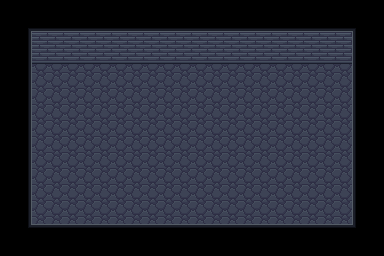

Tiled map render using the project's own tile images. Description and the whole map definition, tile-layer contents included, below:
An orthogonal 24x16 tile map with 16x16 px tiles, 3 tile layers (Background, Ground, Obstacle) and 4 objects (2x monster, player, playerbounds).

<map version="1.10" tiledversion="1.10.1" orientation="orthogonal" renderorder="right-down" width="24" height="16" tilewidth="16" tileheight="16" infinite="0" nextlayerid="6" nextobjectid="6">
 <tileset firstgid="1" name="tutorial_tileset" tilewidth="16" tileheight="16" tilecount="12" columns="4">
  <image source="tutorial_tileset.png" width="64" height="48" />
 </tileset>
 <layer id="5" name="Background" width="24" height="16">
  <data encoding="csv">
0,0,0,0,0,0,0,0,0,0,0,0,0,0,0,0,0,0,0,0,0,0,0,0,
0,0,0,0,0,0,0,0,0,0,0,0,0,0,0,0,0,0,0,0,0,0,0,0,
0,0,0,0,0,0,0,0,0,0,0,0,0,0,0,0,0,0,0,0,0,0,0,0,
0,0,0,0,0,0,0,0,0,0,0,0,0,0,0,0,0,0,0,0,0,0,0,0,
0,0,11,11,11,11,11,11,11,11,11,11,11,11,11,11,11,11,11,11,11,11,0,0,
0,0,11,11,11,11,11,11,11,11,11,11,11,11,11,11,11,11,11,11,11,11,0,0,
0,0,11,11,11,11,11,11,11,11,11,11,11,11,11,11,11,11,11,11,11,11,0,0,
0,0,11,11,11,11,11,11,11,11,11,11,11,11,11,11,11,11,11,11,11,11,0,0,
0,0,11,11,11,11,11,11,11,11,11,11,11,11,11,11,11,11,11,11,11,11,0,0,
0,0,11,11,11,11,11,11,11,11,11,11,11,11,11,11,11,11,11,11,11,11,0,0,
0,0,11,11,11,11,11,11,11,11,11,11,11,11,11,11,11,11,11,11,11,11,0,0,
0,0,11,11,11,11,11,11,11,11,11,11,11,11,11,11,11,11,11,11,11,11,0,0,
0,0,11,11,11,11,11,11,11,11,11,11,11,11,11,11,11,11,11,11,11,11,0,0,
0,0,11,11,11,11,11,11,11,11,11,11,11,11,11,11,11,11,11,11,11,11,0,0,
0,0,0,0,0,0,0,0,0,0,0,0,0,0,0,0,0,0,0,0,0,0,0,0,
0,0,0,0,0,0,0,0,0,0,0,0,0,0,0,0,0,0,0,0,0,0,0,0
</data>
 </layer>
 <layer id="4" name="Ground" width="24" height="16">
  <data encoding="csv">
0,0,0,0,0,0,0,0,0,0,0,0,0,0,0,0,0,0,0,0,0,0,0,0,
0,0,0,0,0,0,0,0,0,0,0,0,0,0,0,0,0,0,0,0,0,0,0,0,
0,0,0,0,0,0,0,0,0,0,0,0,0,0,0,0,0,0,0,0,0,0,0,0,
0,0,0,0,0,0,0,0,0,0,0,0,0,0,0,0,0,0,0,0,0,0,0,0,
0,0,0,0,0,0,0,0,0,0,0,0,0,0,0,0,0,0,0,0,0,0,0,0,
0,0,0,0,0,0,0,0,0,0,0,0,0,0,0,0,0,0,0,0,0,0,0,0,
0,0,0,0,0,0,0,0,0,0,0,0,0,0,0,0,0,0,0,0,0,0,0,0,
0,0,0,0,0,0,0,0,0,0,0,0,0,0,0,0,0,0,0,0,0,0,0,0,
0,0,0,0,0,0,0,0,0,0,0,0,0,0,0,0,0,0,0,0,0,0,0,0,
0,0,0,0,0,0,0,0,0,0,0,0,0,0,0,0,0,0,0,0,0,0,0,0,
0,0,0,0,0,0,0,0,0,0,0,0,0,0,0,0,0,0,0,0,0,0,0,0,
0,0,0,0,0,0,0,0,0,0,0,0,0,0,0,0,0,0,0,0,0,0,0,0,
0,0,0,0,0,0,0,0,0,0,0,0,0,0,0,0,0,0,0,0,0,0,0,0,
0,0,0,0,0,0,0,0,0,0,0,0,0,0,0,0,0,0,0,0,0,0,0,0,
0,0,0,0,0,0,0,0,0,0,0,0,0,0,0,0,0,0,0,0,0,0,0,0,
0,0,0,0,0,0,0,0,0,0,0,0,0,0,0,0,0,0,0,0,0,0,0,0
</data>
 </layer>
 <layer id="1" name="Obstacle" width="24" height="16">
  <data encoding="csv">
0,0,0,0,0,0,0,0,0,0,0,0,0,0,0,0,0,0,0,0,0,0,0,0,
0,7,4,4,4,4,4,4,4,4,4,4,4,4,4,4,4,4,4,4,4,4,8,0,
0,6,2,2,2,2,2,2,2,2,2,2,2,2,2,2,2,2,2,2,2,2,5,0,
0,6,12,12,12,12,12,12,12,12,12,12,12,12,12,12,12,12,12,12,12,12,5,0,
0,6,0,0,0,0,0,0,0,0,0,0,0,0,0,0,0,0,0,0,0,0,5,0,
0,6,0,0,0,0,0,0,0,0,0,0,0,0,0,0,0,0,0,0,0,0,5,0,
0,6,0,0,0,0,0,0,0,0,0,0,0,0,0,0,0,0,0,0,0,0,5,0,
0,6,0,0,0,0,0,0,0,0,0,0,0,0,0,0,0,0,0,0,0,0,5,0,
0,6,0,0,0,0,0,0,0,0,0,0,0,0,0,0,0,0,0,0,0,0,5,0,
0,6,0,0,0,0,0,0,0,0,0,0,0,0,0,0,0,0,0,0,0,0,5,0,
0,6,0,0,0,0,0,0,0,0,0,0,0,0,0,0,0,0,0,0,0,0,5,0,
0,6,0,0,0,0,0,0,0,0,0,0,0,0,0,0,0,0,0,0,0,0,5,0,
0,6,0,0,0,0,0,0,0,0,0,0,0,0,0,0,0,0,0,0,0,0,5,0,
0,6,0,0,0,0,0,0,0,0,0,0,0,0,0,0,0,0,0,0,0,0,5,0,
0,9,3,3,3,3,3,3,3,3,3,3,3,3,3,3,3,3,3,3,3,3,10,0,
0,0,0,0,0,0,0,0,0,0,0,0,0,0,0,0,0,0,0,0,0,0,0,0
</data>
 </layer>
 <objectgroup id="3" name="SpawnPoints">
  <object id="1" type="monster" x="343.667" y="73.3333">
   <point />
  </object>
  <object id="2" type="monster" x="344.333" y="216.667">
   <point />
  </object>
  <object id="3" type="player" x="71.6667" y="136.667">
   <point />
  </object>
 </objectgroup>
 <objectgroup id="2" name="WorldBounds" visible="0" locked="1">
  <object id="4" type="playerbounds" x="21" y="53" width="341" height="180" />
 </objectgroup>
</map>
